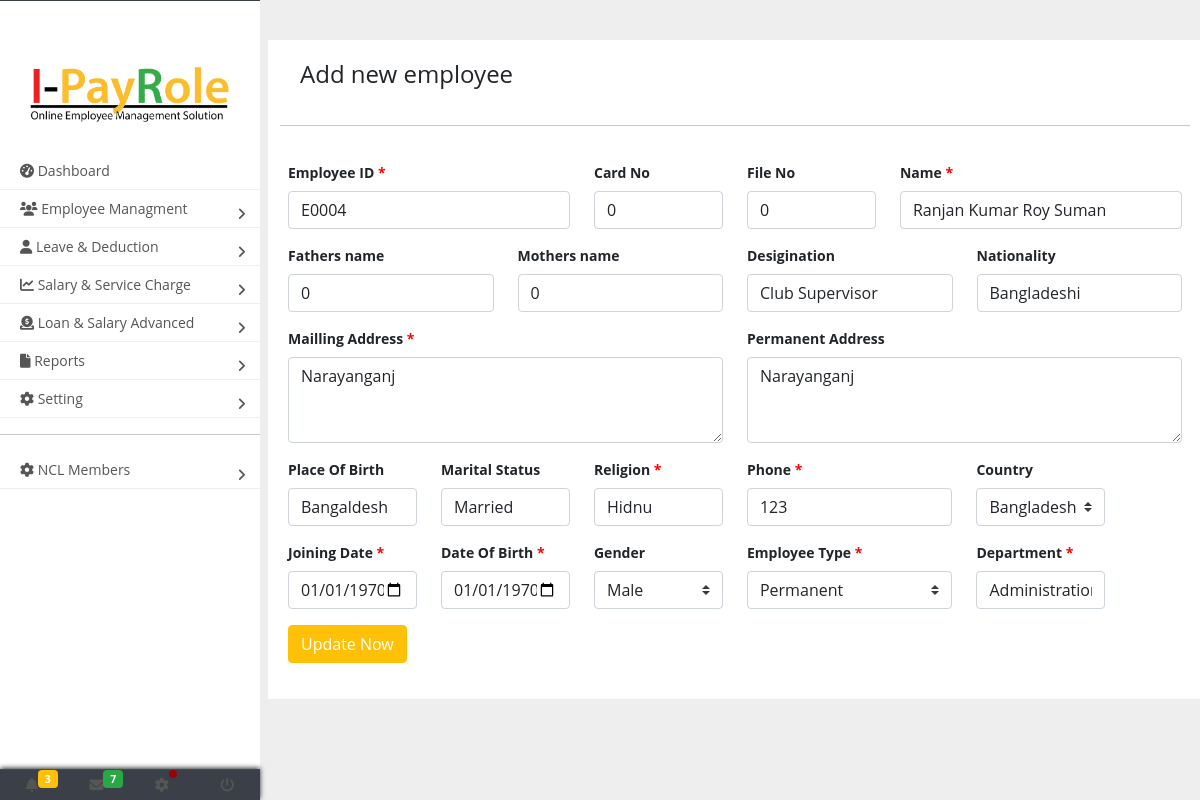
Screenshot of /edit_employee.php?em_id=E0004 with the database file from the repository.
### tables this page shows
CREATE TABLE `employee` (
  `id` int(11) NOT NULL AUTO_INCREMENT,
  `em_id` text NOT NULL,
  `card_no` text NOT NULL,
  `file_no` text NOT NULL,
  `name` text,
  `desigination` text NOT NULL,
  `department_id` int(11) NOT NULL,
  `fathers_name` text,
  `mothers_name` text,
  `nationality` text,
  `mailing_address` text,
  `permanent_address` text,
  `place_of_birth` text,
  `marital_status` text,
  `religion` text,
  `phone` text,
  `country` text,
  `joining_date` text NOT NULL,
  `date_of_birth` text,
  `gender` text,
  `employee_type` text,
  `photo` text NOT NULL,
  `role` text,
  `role_id` text,
  PRIMARY KEY (`id`)
);

### lib/database.php (called while the page is built, shortened)
<?php
class Database{
	public  $host 		= DB_HOST;
	public  $user 		= DB_USER;
	public  $pass 		= DB_PASS;
	public  $dbname 	= DB_NAME;
	public $link;
	private function connectDB(){
		$this->link = new mysqli($this->host,$this->user,$this->pass,$this->dbname);
	}
	public function select($data) {
		$results = $this->link->query($data) or die ($this->link->error.__LINE__);
		if ($results->num_rows > 0) {
			return $results;
		} else {
			return false;
		}
	}
}
?>

### edit_employee.php (the view, shortened to what this page needs)
<?php
include ('include/header.php');
?>
<?php
	if(isset($_GET['em_id'])){
			$get_em_id =$_GET['em_id'];
	}else{
		echo"Wrong Command";
	}
	?>
<main class="page-content">
<div class="container">
	<div class="row">
	<div class="col-md-12 bg-white">
		<h4 style="padding:20px; ">Add new employee</h4>
		<hr />
	</div>
					<div class="form-group col-md-12 bg-white" style="padding:20px ">
						<?php
							$query="select * from employee where em_id='".$get_em_id."'";
							$results=$db->select($query);
							if ($results==true){
									while($res=$results->fetch_assoc()){
							?>
						<form action="" method="post" enctype="multipart/form-data">
						<div class="row" style="font-weight:bold; ">
							<div class="col-sm-4 form-group">
								<label for="name-f" style="font-weight:bold;">Employee ID <span style="color:red">*</span></label>
								<input type="text" class="form-control" name="e_id" id="name-f" value="<?php echo $res['em_id']; ?>" required>
							</div>
							<div class="col-sm-2 form-group">
								<label for="name-f" style="font-weight:bold;">Card No </label>
								<input type="text" class="form-control" name="card_no" id="name-f" value="<?php echo $res['card_no']; ?> " required>
							</div>
							<div class="col-sm-2 form-group">
								<label for="name-f" style="font-weight:bold;">File No</label>
								<input type="text" class="form-control" name="file_no" id="name-f" value="<?php echo $res['file_no']; ?>" required>
							</div>
							<div class="col-sm-4 form-group">
								<label for="name-f" style="font-weight:bold;">Name <span style="color:red">*</span></label>
								<input type="text" class="form-control" name="name" id="name-f" value="<?php echo $res['name']; ?>" required>
							</div>
							<div class="col-sm-3 form-group">
								<label for="name-l" style="font-weight:bold;">Fathers name </label>
								<input type="text" class="form-control" name="f_name" id="name-l" value="<?php echo $res['fathers_name']; ?>" required>
							</div>
							<div class="col-sm-3 form-group">
								<label for="name-l" style="font-weight:bold;">Mothers name</label>
								<input type="text" class="form-control" name="m_name" id="name-l" value="<?php echo $res['mothers_name']; ?>" required>
							</div>
							<div class="col-sm-3 form-group">
								<label for="name-l" style="font-weight:bold;">Desigination</label>
								<input type="text" class="form-control" name="desigination" id="name-l" value="<?php echo $res['desigination']; ?>" required>
							</div>
							<div class="col-sm-3 form-group">
								<label for="name-l" style="font-weight:bold;">Nationality </label>
								<input type="text" class="form-control" name="nationality" id="name-l" value="<?php echo $res['nationality']; ?>" required>
							</div>
							<div class="col-sm-6 form-group">
								<label for="email" style="font-weight:bold;">Mailling Address <span style="color:red">*</span> </label>
								  <textarea class = "form-control" rows = "3" name="mail_address" ><?php echo $res['mailing_address']; ?></textarea>
							</div>
							<div class="col-sm-6 form-group">
								<label for="email" style="font-weight:bold;">Permanent Address</label>
								  <textarea class = "form-control" rows = "3" name="per_address" ><?php echo $res['permanent_address']; ?></textarea>
							</div>
							<div class="col-sm-2 form-group">
								<label for="State" style="font-weight:bold;">Place Of Birth </label>
								<input type="address" class="form-control" name="pob" id="State" value="<?php echo $res['place_of_birth']; ?>" required>
							</div>
							<div class="col-sm-2 form-group">
								<label for="zip" style="font-weight:bold;">Marital Status</label>
								<input type="zip" class="form-control" name="m_status" id="zip" value="<?php echo $res['marital_status']; ?>" required>
							</div>
							<div class="col-sm-2 form-group">
								<label for="zip" style="font-weight:bold;">Religion <span style="color:red">*</span></label>
								<input type="zip" class="form-control" name="religion" id="zip" value="<?php echo $res['religion']; ?>" required>
							</div>
							 <div class="col-sm-3 form-group">
								<label for="tel" style="font-weight:bold;">Phone <span style="color:red">*</span></label>
								<input type="tel" name="phone" class="form-control" id="tel" value="<?php echo $res['phone']; ?>" required>
							</div>
							<div class="col-sm-2 form-group">
								<label for="Country"  style="font-weight:bold;">Country</label>
								<select class="form-control custom-select browser-default" name="country">
									<option value="<?php echo $res['country']; ?>"><?php echo $res['country']; ?></option>
								</select>
							</div>
							<div class="col-sm-2 form-group">
								<label for="Date" style="font-weight:bold;">Joining Date <span style="color:red">*</span></label>
								<input type="Date" name="joining" class="form-control" id="Date" value="<?php
								$day	= date('d', strtotime($res['joining_date']));
								$month	= date('m', strtotime($res['joining_date']));
								$year	= date('Y', strtotime($res['joining_date']));
								$jd=$year.'-'.$month.'-'.$day;
								echo $jd;
								?>" required>
							</div>
							<div class="col-sm-2 form-group">
								<label for="Date" style="font-weight:bold;">Date Of Birth <span style="color:red">*</span></label>
								<input type="date" name="dob" class="form-control" id="Date" value="<?php
								$day	= date('d', strtotime($res['date_of_birth']));
								$month	= date('m', strtotime($res['date_of_birth']));
								$year	= date('Y', strtotime($res['date_of_birth']));
								$dob=$year.'-'.$month.'-'.$day;
								echo $dob;
								?>" required>
							</div>
							<div class="col-sm-2 form-group">
								<label for="sex" style="font-weight:bold;">Gender</label>
								<select id="sex" name="gender" class="form-control browser-default custom-select">
									<option value="<?php echo $res['gender']; ?>" selected>
									<?php
									if($res['gender']=1){
											echo 'Male';
									}else{
										echo 'Female';
									}
									?>
									</option>
								</select>
							</div>
							<div class="col-sm-3 form-group">
								<label for="sex" style="font-weight:bold;">Employee Type <span style="color:red">*</span></label>
								<select id="sex" name="emtype" class="form-control browser-default custom-select">
								<option value="<?php echo $res['employee_type']?>" selected>
								<?php
									if($res['employee_type']=1){
										echo'Permanent';
									}elseif($res['employee_type']=2){
										echo'On Probition Employee';
									}else{
										echo'Contructual';
									}
									?>
								</option>
							</select>
							</div>
							<div class="col-sm-2 form-group">
								<label style="font-weight:bold;">Department <span style="color:red">*</span></label>
								<select  name="department_id" class="form-control ">
								<?php
									$de_id=$res['department_id'];
									$query="select * from department where id='".$de_id."'";
									$results2=$db->select($query);
									if ($results2==true){
											while($res2=$results2->fetch_assoc()){
									?>
									<option value="<?php echo $res2['id']?>" selected><?php echo $res2['name']; ?></option>
									<?php }} ?>
								</select>
							</div>
							<div class="col-sm-4 form-group">
								<button type="submit" name="addnew" class="btn btn-warning text-white">Update Now</button>
							</div>
							</form>
						</div>
							<?php }} ?>
					</div>
		</div>
	</div>

### css/stylesidebar.css (style rules this page uses)
body { font-size: 0.9rem; }
@media screen and (min-width: 768px) { .page-wrapper.toggled .page-content { padding-left: 270px; } }
.page-wrapper .page-content { display: inline-block; width: 100%; padding-left: 0px; padding-top: 20px;; background:# }
.page-wrapper .page-content > div { padding: 20px 10px; }
.page-wrapper .page-content { overflow-x: hidden; }

### css/style.css (style rules this page uses)
body { background:#eee; font-size: 14px; font-family: "Open Sans",sans-serif; }

### rows the page displays
employee: e_id "E0004", card_no "0", file_no "0", name "Ranjan Kumar Roy Suman", f_name "0", m_name "0", desigination "Club Supervisor", nationality "Bangladeshi", mail_address "Narayanganj", per_address "Narayanganj", pob "Bangaldesh", m_status "Married", religion "Hidnu", phone "123", country "Bangladesh", joining "01/01/1970", dob "01/01/1970"

### other values shown
form field department_id "Administration"
